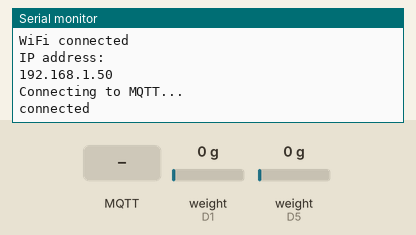
Recording of a sketch running on a simulated ESP8266 (NodeMCU). Shown: the last lines printed to the serial monitor. The test bench sets the inputs (shaded band); at power-on: weight on the scale (sensors on D1, D5) 0 g. WiFi joins after 1.5 s; servers stay silent unless stated; no MQTT or app messages arrive unless stated.

Above: at 4.7 s.
4.8 s: MQTT message "start" arrives on the first subscribed topic
At 5.6 s:
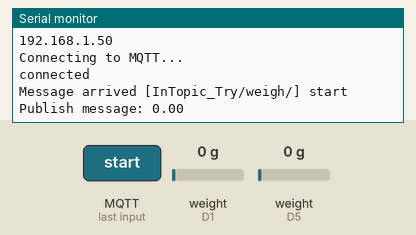
6.3 s: MQTT message "tare" arrives on the first subscribed topic
At 7.8 s:
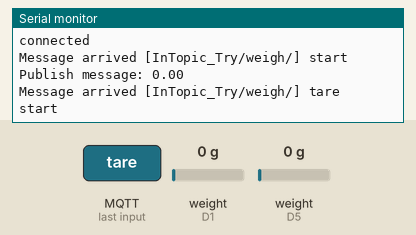
8.3 s: MQTT message "stop" arrives on the first subscribed topic
At 10.3 s:
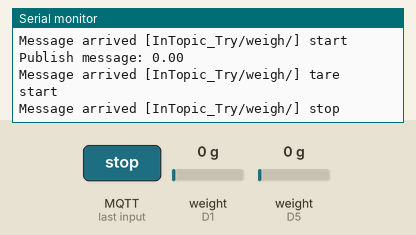
11.3 s: MQTT message "1" arrives on the first subscribed topic
At 11.7 s:
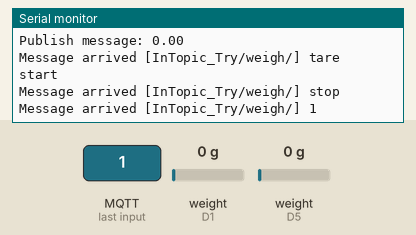
12.8 s: MQTT message "on" arrives on the first subscribed topic
At 14.0 s:
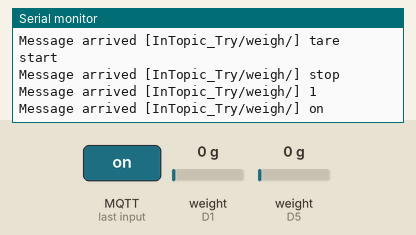
14.3 s: MQTT message "off" arrives on the first subscribed topic
At 15.2 s:
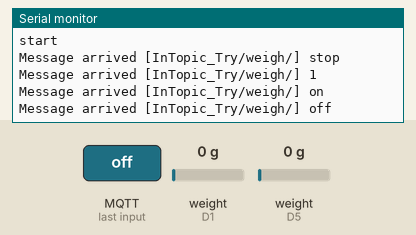

Measured:
- after the input at 4.8 s, the serial monitor: prints a new line at once (image 1)
- after the input at 6.3 s, the serial monitor: prints a new line after 0.51 s (image 2)
- after the input at 8.3 s, the serial monitor: prints a new line after 1.5 s (image 3)
- after the input at 11.3 s, the serial monitor: prints a new line at once (image 4)
- after the input at 12.8 s, the serial monitor: prints a new line at once (image 5)
- after the input at 14.3 s, the serial monitor: prints a new line at once (image 6)

The sketch:

Weigh_cloudmqtt.ino
```cpp
#include <HX711.h>
#include <ESP8266WiFi.h>
#include <PubSubClient.h>

// Update these with values suitable for your network.

#define calibration_factor1 -409200 //This value is obtained using the Calibration sketch
#define calibration_factor2 -442400 //This value is obtained using the Calibration sketch

#define DOUT1  D1
#define CLK1  D2

#define DOUT2 D5
#define CLK2 D6

float weight1, weight2, total_weight,prev_weight;

HX711 scale1(DOUT1,CLK1);
HX711 scale2(DOUT2,CLK2);

long lastMsg = 0;
char msg[50];
int value = 0;

//For the channel input string and present state
String channel_in, present_st;
boolean flag;

const char* ssid = "mesch_network";
const char* password =  "meschnetwork...";
const char* mqttServer = "m21.cloudmqtt.com";  //mqtt://m21.cloudmqtt.com:13462
const int mqttPort = 13462;
const char* mqttUser = "ilamiyvz";
const char* mqttPassword = "hC1RJUurBdMP";

WiFiClient espClient;
PubSubClient client(espClient);

void setup_wifi()
{
  delay(5);
  // We start by connecting to a WiFi network
  Serial.println();
  Serial.print("Connecting to ");
  Serial.println(ssid);

  WiFi.begin(ssid, password);

  while (WiFi.status() != WL_CONNECTED) {
    delay(500);
    Serial.print(".");
  }

  randomSeed(micros());

  Serial.println("");
  Serial.println("WiFi connected");
  Serial.println("IP address: ");
  Serial.println(WiFi.localIP());
}

void set_scale() // This function is used to initialise/reset the weighing scale
{
  scale1.set_scale(calibration_factor1); //This value is obtained by using the Calibration sketch
  scale1.tare();  //Assuming there is no weight on the scale at start up, reset the scale to 0

  scale2.set_scale(calibration_factor2);
  scale2.tare();
}
void callback(char* topic, byte* payload, unsigned int length) {

  Serial.print("Message arrived [");
  Serial.print(topic);
  Serial.print("] ");
  channel_in = "";
  for (int i = 0; i < length; i++) {
    //Serial.print((char)payload[i]);
    channel_in+=String((char(payload[i])));
  }
  Serial.println(channel_in);

  // Switch on the LED if an 1 was received as first character
  if(channel_in.equals(present_st))
  {
    Serial.println(present_st);
  }
  else if (channel_in.equals("start"))
  {
    // Start sending message to the MQTT channel;
    flag = true;
    //Serial.println(present_st);
    present_st = "start";
    //Serial.println(present_st);
    snprintf (msg, 75, "%4.2f", prev_weight);
    Serial.print("Publish message: ");
    Serial.println(msg);
    client.publish("OutTopic_Try/weigh/", msg);
    while(flag)
    {
      delay(5); // For disabling WDT reset.
      weight1=scale1.get_units(5);
      weight2=scale2.get_units(5);
      total_weight=(weight1+weight2)*1000;

      //if(total_weight < 0) { total_weight = 0; }

     if((fabs(total_weight-prev_weight)>1) && (((fabs((total_weight-prev_weight)/prev_weight))) > 0.02))
      {
        snprintf (msg, 75, "%4.2f", total_weight);
        Serial.print("Publish message: ");
        Serial.println(msg);
        client.publish("OutTopic_Try/weigh/", msg);
        prev_weight = total_weight;
      }
      client.loop();
    }
  }
  else if(channel_in.equals("tare"))
  {
    delay(5);
    Serial.println(present_st);
    set_scale();
  }
  else if(channel_in.equals("stop"))
  {
    // do not send any message to the MQTT channel;
    present_st = "";
    Serial.println(present_st);
    flag = false;
    snprintf (msg, 75, "%4.2f", 0.0);
    client.publish("OutTopic_Try/weigh/", msg);
  }

}

void reconnect()
{
  // Loop until we're reconnected
  while (!client.connected()) {
    Serial.println("Connecting to MQTT...");

    if (client.connect("ESP8266Client", mqttUser, mqttPassword ))
    {
      Serial.println("connected");
      client.subscribe("InTopic_Try/weigh/");
    }
    else
    {
      Serial.print("failed with state ");
      Serial.print(client.state());
      delay(2000);
    }
  }
}


void setup()
{
  Serial.begin(9600);
  delay(50);

  setup_wifi();
  client.setServer(mqttServer, mqttPort);
  client.setCallback(callback);

  set_scale(); // To initialise the weighing scale

  //present_st and flag are used in callback function to get required output from start, reset and stop states.
  present_st = "";
  flag = true;
  prev_weight = 0; // prev_weight is used to store the last weight. Which is used to compare with current weight to decide on whether to send the data to MQTT or not

}

void loop()
{
    if (!client.connected()) {
    reconnect();
  }
  client.loop();
}
```
